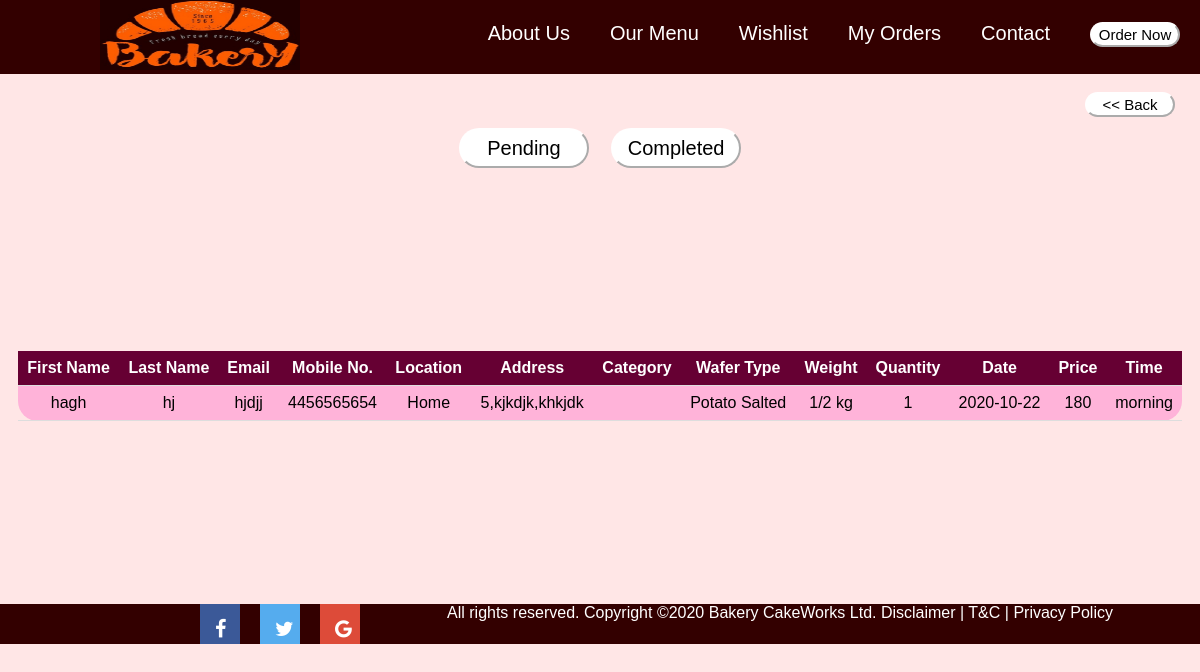
The page /completedwaferorders.php on the database its author committed.
### tables this page shows
CREATE TABLE `waferorders` (
  `id` int(11) NOT NULL,
  `fn` varchar(100) NOT NULL,
  `ln` varchar(100) NOT NULL,
  `email` varchar(200) NOT NULL,
  `mobile` varchar(10) NOT NULL,
  `at` varchar(500) NOT NULL,
  `houseno` int(10) NOT NULL,
  `street` varchar(200) NOT NULL,
  `city` varchar(200) NOT NULL,
  `category` varchar(200) NOT NULL,
  `type` varchar(200) NOT NULL,
  `weight` varchar(200) NOT NULL,
  `quantity` int(10) NOT NULL,
  `date` date NOT NULL,
  `time` varchar(200) NOT NULL,
  `price` int(10) NOT NULL,
  `status` int(10) NOT NULL
);

### completedwaferorders.php (the view, shortened to what this page needs)
<!DOCTYPE html>
<html>
<?php
include "connect.php";
?>
<head>
<link rel="stylesheet" href="https://cdnjs.cloudflare.com/ajax/libs/font-awesome/4.7.0/css/font-awesome.min.css">
</head>
<body bgcolor="#ffe6e6">
<div class="topnav" id="myTopnav">
  <img src ="images/logo.jpg" style="width:200px;height:70px;margin-left: 100px;">
  <a><form action="veg.html" >
      <button class="btn"> Order Now</button>
      </form></a>
  <a href="contact.php"> Contact </a>
  <a href="order1.php"> My Orders  </a>
  <a href="wishlist.php"> Wishlist  </a>
  <a href="index.php"> Our Menu </a>
  <a href="about.php"> About Us </a>
</div>
<br>
<div class="container">
  <a href="order1.php"><button class="btn" style="float: right;margin-right: 25px;"> << Back </button></a>
<div class="row">
  <br><br>
  <a href="pendingwaferorders.php"><button class="btn1"> Pending</button></a>&nbsp;&nbsp;&nbsp;&nbsp;
  <a href="completedwaferorders.php"><button class="btn1" > Completed</button></a>
  <br><br>
              <div class="box">
                <table>
                <thead>
                <tr>
                  <th>First Name</th>
                  <th>Last Name</th>
                  <th>Email</th>
                  <th>Mobile No.</th>
                  <th>Location</th>
                  <th>Address</th>
                  <th>Category</th>
                  <th>Wafer Type</th>
                  <th>Weight</th>
                  <th>Quantity</th>
                  <th>Date</th>
                  <th>Price</th>
                  <th>Time</th>
                </thead>
                <tbody>
                      <?php
                      $query="select * from waferorders where status=1";
                      $result=mysqli_query($conn, $query);
                      if ($result) {
                      while ($object = $result->fetch_object())
                      {
                      echo "<tr>
                        <td>".$object->fn."</td>
                        <td>".$object->ln."</td>
                        <td>".$object->email."</td>
                        <td>".$object->mobile."</td>
                        <td>".$object->at."</td>
                        <td>".$object->houseno.",".$object->street.",".$object->city."</</td>
                        <td>".$object->category."</td>
                        <td>".$object->type."</td>
                        <td>".$object->weight."</td>
                        <td>".$object->quantity."</td>
                        <td>".$object->date."</td>
                        <td>".$object->price."</td>
                        <td>".$object->time."</td>
                      </tr>";
                      }
                      }
                      else {
                      echo "Error : ".mysqli_error();
                      }
                      ?>
                </tbody>
              </table>
              </div>
            </div>
  <br>
</div>
<div class="footer">
  <a style="float: left; margin-left: 200px;"class="fa fa-facebook"></a>
  <a style="float: left;  margin-left: 20px;"class="fa fa-twitter"></a>
<a style="float: left; margin-left: 20px; "class="fa fa-google"></a>
  <font class="foot">All rights reserved. Copyright ©2020 Bakery CakeWorks Ltd. Disclaimer | T&C | Privacy Policy</font>
  </div>
</body>
</html>

### completedwaferorders.php (style rules this page uses)
body { margin: 0; font-family: Arial, Helvetica, sans-serif; }
.topnav { overflow: hidden; background-color: #330000; }
.topnav a { float: right; display: block; text-align: center; padding: 22px 20px; text-decoration: none; color: white; font-size:20px; }
.btn { background-color: white; border-color: white; border-radius: 20px; width:90px; height: 25px; font-size: 15px; color:black; }
.row { max-width:100%; }
.box { height:400px; border-radius: 30px; align-content: center; margin-left: 1.5%; margin-right: 1.5%; overflow: auto; }
.container { position: center; text-align: center; color: white; }
.btn1 { background-color: white; border-color: white; border-radius: 20px; width:130px; height: 40px; font-size: 20px; color:black; }
.footer { background: #330000; height: 40px; width: 100%; left: 0; bottom: 0; color: white; text-align: center; }
.foot { font-size: 16px; color: white; text-align:center; margin-top: 5px; padding: 15px; }
.fa { padding: 15px; font-size: 20px; width: 10px; height: 10px; text-align: left; text-decoration: none; }
.fa-facebook { background: #3B5998; color: white; }
.fa-google { background: #dd4b39; color: white; }
.fa-twitter { background: #55ACEE; color: white; }
table { border-collapse: collapse; width: 100%; background-color: #ffb3d9; border-radius: 20px; }
td { padding: 8px; text-align: center; border-bottom: 1px solid #ddd; color :black; }
th { background-color: #660033; padding: 8px; text-align: center; border-bottom: 1px solid #ddd; color :white; }

### rows shown on the page
waferorders: fn "hagh", ln "hj", email "hjdjj", mobile "4456565654", at "Home", houseno "5", street "kjkdjk", city "khkjdk", type "Potato Salted", weight "1/2 kg", quantity "1", date "2020-10-22", price "180", time "morning"
